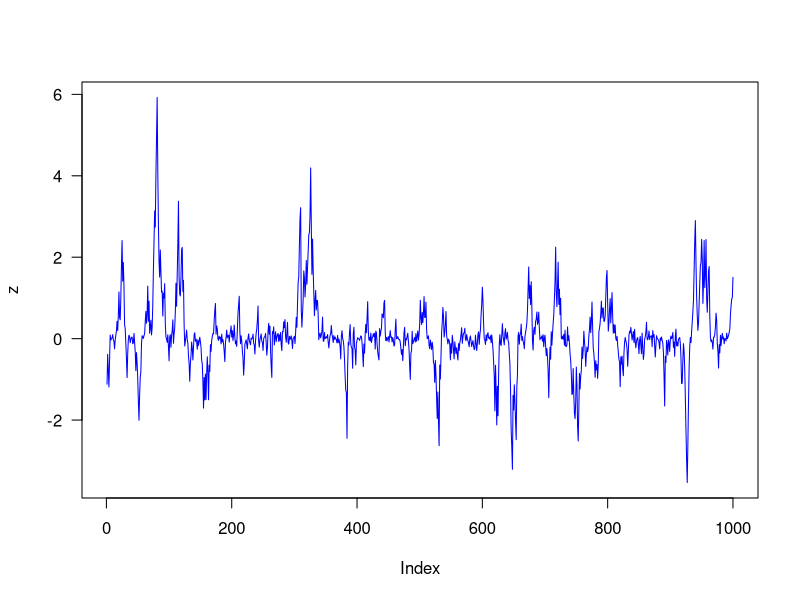
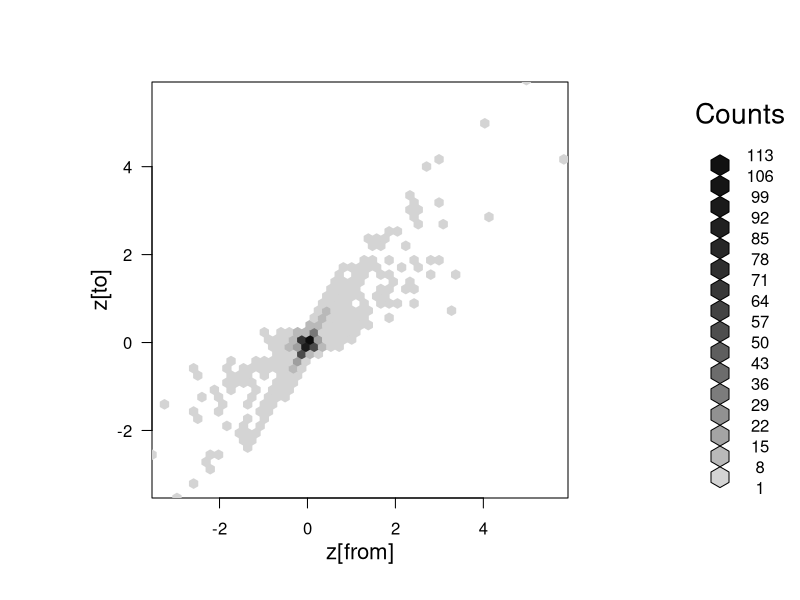
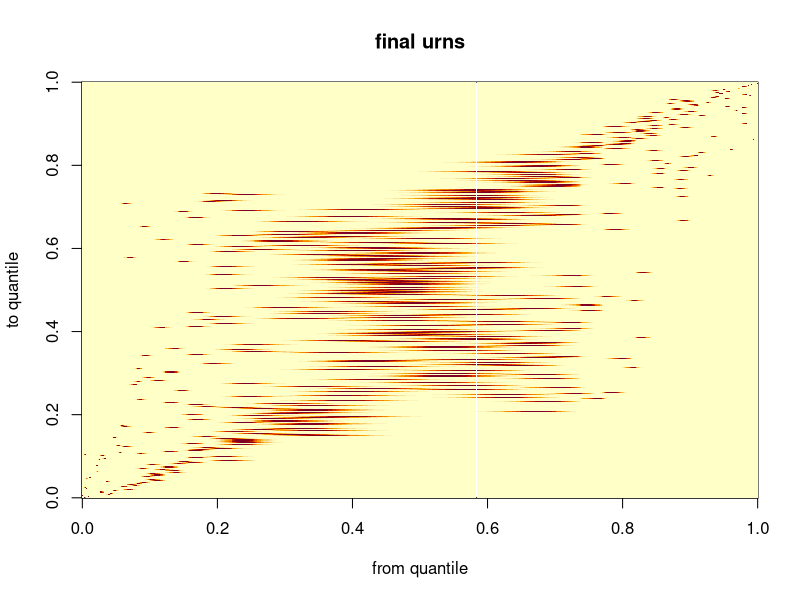
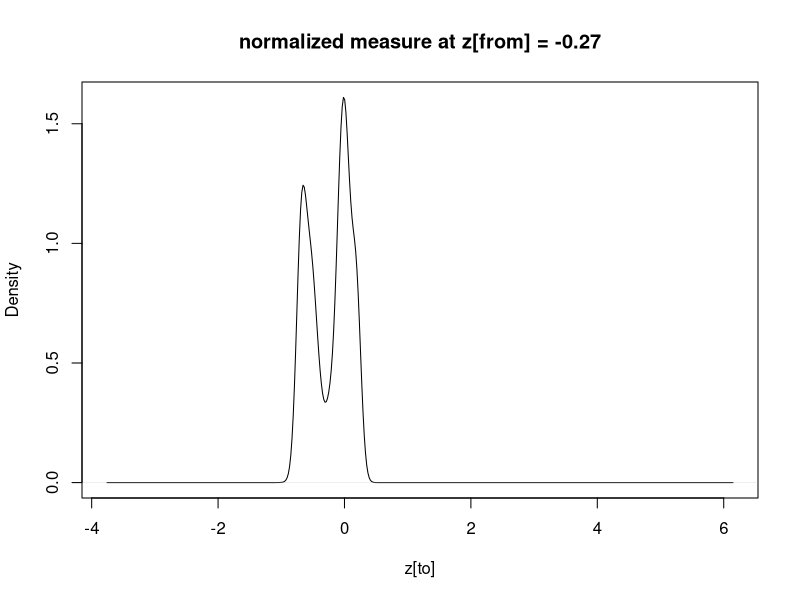
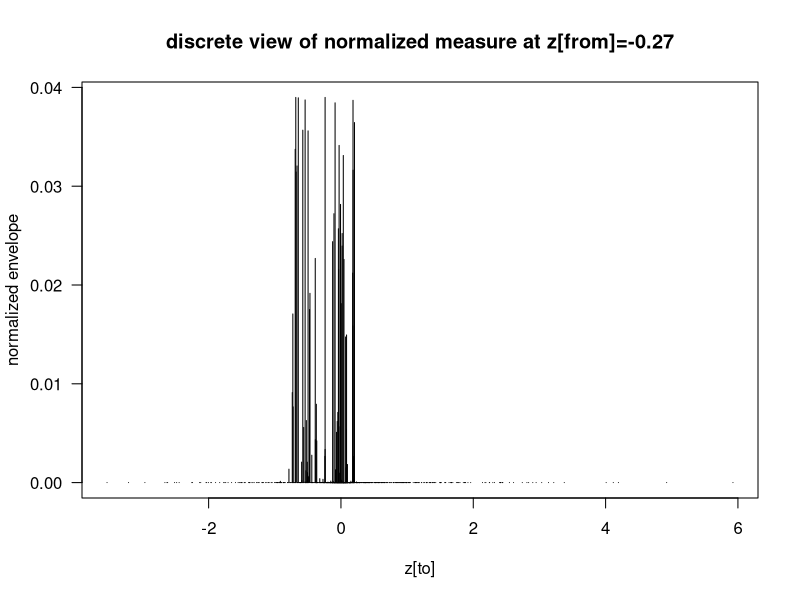
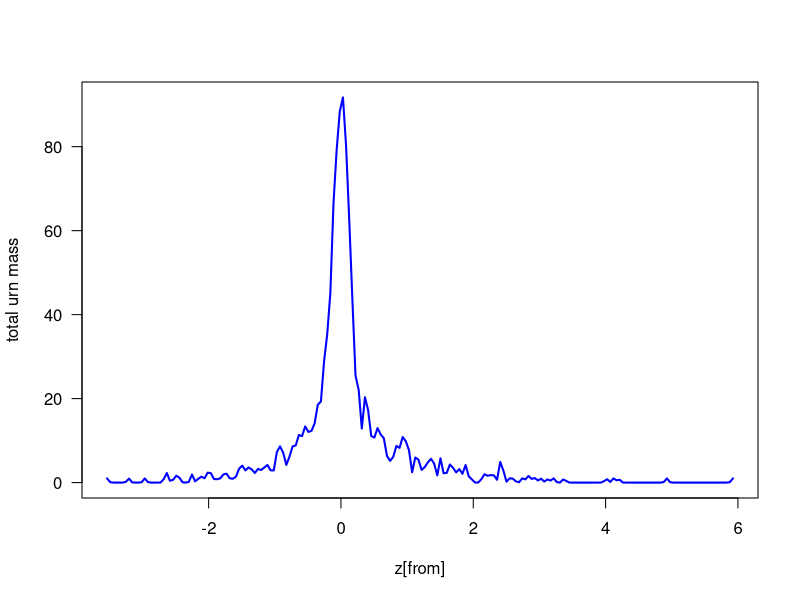

Write the R code that produced these figures, in order.
## ---- chunk 1
knitr::opts_chunk$set(fig.width=6, fig.height=6, fig.path='Figs/',
                      echo=FALSE, warning=FALSE, message=FALSE)
## ---- chunk 2
# a synthetic autoregressive example, but with goofy bimodal conditionals

set.seed(312345126)

rbimod <- function(mu, delta=2, sig=(1/4), phi=.95 )
 {
   # make a biomodal draw centered at mu
   sgn <- sample( c(-delta,delta), size=1, prob=c(1/2,1/2) ) 
   x <- phi*mu + sig*(rnorm(1)+sgn)*sqrt(abs(mu))
   x
 }

n <- 1000
z <- numeric(n)
z[1] <- rnorm(1)
for( i in 2:n){ z[i] <- rbimod(z[i-1]) }
## ---- chunk 3
x <- z ## don't show, but match paper notation
B <- n
y <- x[2:B] - x[1:(B-1)] ## the deviations


x.from <- x[1:(B-1)]
x.to <- x[2:B]
## ---- chunk 4
plot(x, ylab="z", type="l",  col="blue", las=1)

## ---- chunk 5
library(hexbin)
h <- hexbin( cbind(x.from, x.to), xbins=50, xlab="z[from]", ylab="z[to]" )
plot(h)
## ---- chunk 6

# reordered by response level
oo <- order(x.from)
x.from.o <- x.from[oo]
x.to.o <- x.to[oo]

tau <- 1/1000
env <- outer(x.from.o,x.from.o,function(u,v){ exp( -(1/tau)*(u-v)^2 ) } )


# Now we realign to x.to2

oo2 <- order( x.to.o )
x.to.o2 <- x.to.o[oo2] ## sorted x.to's

env2 <- env[,oo2]


## one case
w <- env2[200,]/sum( env2[200,] )
k200 <- density( x.to.o2, weights=w )

image( sqrt(env2), xlab="from quantile", ylab="to quantile", main="final urns" )

## ---- chunk 7
## show how k200, for example, approximates the generative kernel at that x.from position...

## one case
w <- env2[200,]/sum( env2[200,] )
k200 <- density( x.to.o2, weights=w ) 
plot(k200,main="normalized measure at z[from] = -0.27", xlab="z[to]")
## ---- chunk 8
plot( x.to.o2, w, type="h", xlab="z[to]", main="discrete view of normalized measure at z[from]=-0.27" ,ylab="normalized envelope", las=1 )
## ---- chunk 9
zgrid <- seq( min(x), max(x), length=200 )
alpha <- zgrid
for( j in 1:length(zgrid) )
 {
   alpha[j] <-  sum( exp( -(1/tau)*(zgrid[j]-x.from)^2 )  ) 
 }
plot( zgrid, alpha, type="l", lwd=2, col="blue", las=1 , xlab="z[from]", ylab="total urn mass" )


